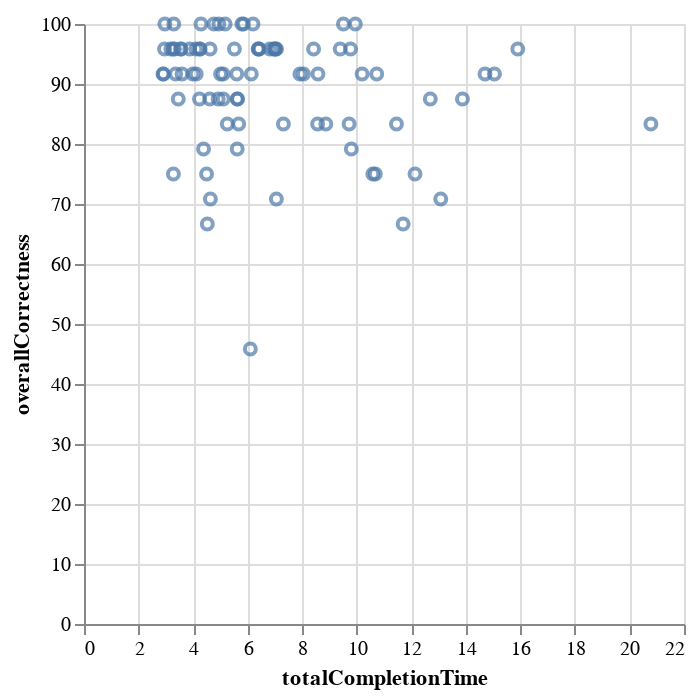

Notebook source saved alongside this figure:
### Markdown cell above
Completion time VS overall correctness

### Code cell
# file_path = './data/final-study.csv'
file_path = './data/final-study.csv'
df = pd.read_csv(file_path)

trial_ids_of_interest = [
    'Covid-Vis-Q1', 'Covid-Text-Q1', 'Covid-Both-Q1',
    'Tennis-Vis-Q1', 'Tennis-Text-Q1', 'Tennis-Both-Q1',
    'Organizations-Vis-Q1', 'Organizations-Text-Q1', 'Organizations-Both-Q1'
]
overall_df = df[df['trialId'].isin(trial_ids_of_interest)]

# print("Only the below trialIds have factual questions:")
# print(overall_df['trialId'].value_counts()/8)
# print(overall_df.shape)

# Converting 'isCorrectlyAnswered' from string to boolean
overall_df['isCorrectlyAnswered'] = overall_df['isCorrectlyAnswered'].apply(lambda x: True if x == 'True' else False if x == 'False' else x)
overallCorrectAnswer_df = overall_df[overall_df['isCorrectlyAnswered'].isin([True, False])]
print(overallCorrectAnswer_df.shape)

# Calculating correctness per participant per condition
overallCorrectAnswer_df['correctAnswerNumeric'] = overallCorrectAnswer_df['isCorrectlyAnswered'].astype(int)  # Convert correctness to numeric (1 for True, 0 for False)
correctness_by_participant = overallCorrectAnswer_df.groupby(['participantId', 'trialId'])['correctAnswerNumeric'].sum()
# print(correctness_by_participant.shape)

# Pivot the table to get a better structure for summing up correctness
correctness_pivot = correctness_by_participant.unstack().fillna(0)

# Calculating the overall correctness percentage per participant (sum the scores and calculate percentage)
correctness_pivot['overallCorrectness'] = (correctness_pivot.sum(axis=1) / 24) * 100

# Select the first occurrence of each trialId per participant for duration calculation
first_occurrence_df = overallCorrectAnswer_df.groupby(['participantId', 'trialId']).first().reset_index()
# print(first_occurrence_df)
# print(first_occurrence_df.shape)

# Calculating the total completion time per participant in minutes by summing the first durations
total_time_by_participant = first_occurrence_df.groupby('participantId')['duration'].sum() / 60000
# print(total_time_by_participant)  # Convert milliseconds to minutes
print(total_time_by_participant.shape)

# Combining correctness and duration into a single DataFrame
summary_df = pd.DataFrame({
    'totalCompletionTime': total_time_by_participant,
    'overallCorrectness': correctness_pivot['overallCorrectness']
})

# added altair version to show simplicity
alt.Chart(summary_df).mark_point().encode(x = 'totalCompletionTime', y='overallCorrectness')

### Figure 1 — Vega-Lite specification as saved in the notebook (floating-point values rounded to 4 significant figures)
{"config": {"view": {"continuousWidth": 300, "continuousHeight": 300}}, "data": {"name": "data-bcf8247cc6ffcaf8c15196ba03966e33"}, "mark": {"type": "point"}, "encoding": {"x": {"field": "totalCompletionTime", "type": "quantitative"}, "y": {"field": "overallCorrectness", "type": "quantitative"}}, "$schema": "https://vega.github.io/schema/vega-lite/v5.20.1.json", "datasets": {"data-bcf8247cc6ffcaf8c15196ba03966e33": [{"totalCompletionTime": 5.631, "overallCorrectness": 87.5}, {"totalCompletionTime": 3.292, "overallCorrectness": 100.0}, {"totalCompletionTime": 4.494, "overallCorrectness": 75.0}, {"totalCompletionTime": 4.612, "overallCorrectness": 87.5}, {"totalCompletionTime": 6.099, "overallCorrectness": 45.83}, {"totalCompletionTime": 8.566, "overallCorrectness": 83.33}, {"totalCompletionTime": 11.7, "overallCorrectness": 66.67}, {"totalCompletionTime": 5.254, "overallCorrectness": 83.33}, {"totalCompletionTime": 6.134, "overallCorrectness": 91.67}, {"totalCompletionTime": 5.514, "overallCorrectness": 95.83}, {"totalCompletionTime": 7.059, "overallCorrectness": 95.83}, {"totalCompletionTime": 5.008, "overallCorrectness": 91.67}, {"totalCompletionTime": 14.7, "overallCorrectness": 91.67}, {"totalCompletionTime": 5.846, "overallCorrectness": 100.0}, {"totalCompletionTime": 8.579, "overallCorrectness": 91.67}, {"totalCompletionTime": 4.258, "overallCorrectness": 95.83}, {"totalCompletionTime": 10.59, "overallCorrectness": 75.0}, {"totalCompletionTime": 7.054, "overallCorrectness": 70.83}, {"totalCompletionTime": 4.383, "overallCorrectness": 79.17}, {"totalCompletionTime": 15.05, "overallCorrectness": 91.67}, {"totalCompletionTime": 4.24, "overallCorrectness": 95.83}, {"totalCompletionTime": 10.68, "overallCorrectness": 75.0}, {"totalCompletionTime": 6.395, "overallCorrectness": 95.83}, {"totalCompletionTime": 3.184, "overallCorrectness": 95.83}, {"totalCompletionTime": 4.289, "overallCorrectness": 100.0}, {"totalCompletionTime": 2.953, "overallCorrectness": 95.83}, {"totalCompletionTime": 9.774, "overallCorrectness": 95.83}, {"totalCompletionTime": 3.595, "overallCorrectness": 91.67}, {"totalCompletionTime": 9.801, "overallCorrectness": 79.17}, {"totalCompletionTime": 4.764, "overallCorrectness": 100.0}, {"totalCompletionTime": 5.672, "overallCorrectness": 83.33}, {"totalCompletionTime": 6.951, "overallCorrectness": 95.83}, {"totalCompletionTime": 5.102, "overallCorrectness": 91.67}, {"totalCompletionTime": 5.789, "overallCorrectness": 100.0}, {"totalCompletionTime": 4.634, "overallCorrectness": 70.83}, {"totalCompletionTime": 7.024, "overallCorrectness": 95.83}, {"totalCompletionTime": 6.813, "overallCorrectness": 95.83}, {"totalCompletionTime": 5.618, "overallCorrectness": 87.5}, {"totalCompletionTime": 3.457, "overallCorrectness": 87.5}, {"totalCompletionTime": 3.278, "overallCorrectness": 75.0}, {"totalCompletionTime": 20.79, "overallCorrectness": 83.33}, {"totalCompletionTime": 3.876, "overallCorrectness": 95.83}, {"totalCompletionTime": 4.114, "overallCorrectness": 91.67}, {"totalCompletionTime": 9.949, "overallCorrectness": 100.0}, {"totalCompletionTime": 5.599, "overallCorrectness": 91.67}, {"totalCompletionTime": 13.08, "overallCorrectness": 70.83}, {"totalCompletionTime": 7.916, "overallCorrectness": 91.67}, {"totalCompletionTime": 8.419, "overallCorrectness": 95.83}, {"totalCompletionTime": 4.945, "overallCorrectness": 100.0}, {"totalCompletionTime": 3.994, "overallCorrectness": 91.67}, {"totalCompletionTime": 9.513, "overallCorrectness": 100.0}, {"totalCompletionTime": 10.73, "overallCorrectness": 91.67}, {"totalCompletionTime": 11.46, "overallCorrectness": 83.33}, {"totalCompletionTime": 4.92, "overallCorrectness": 87.5}, {"totalCompletionTime": 6.991, "overallCorrectness": 95.83}, {"totalCompletionTime": 13.88, "overallCorrectness": 87.5}, {"totalCompletionTime": 5.618, "overallCorrectness": 79.17}, {"totalCompletionTime": 2.914, "overallCorrectness": 91.67}, {"totalCompletionTime": 7.312, "overallCorrectness": 83.33}, {"totalCompletionTime": 3.272, "overallCorrectness": 95.83}, {"totalCompletionTime": 9.395, "overallCorrectness": 95.83}, {"totalCompletionTime": 4.521, "overallCorrectness": 66.67}, {"totalCompletionTime": 6.428, "overallCorrectness": 95.83}, {"totalCompletionTime": 3.315, "overallCorrectness": 95.83}, {"totalCompletionTime": 12.14, "overallCorrectness": 75.0}, {"totalCompletionTime": 8.867, "overallCorrectness": 83.33}, {"totalCompletionTime": 6.197, "overallCorrectness": 100.0}, {"totalCompletionTime": 6.388, "overallCorrectness": 95.83}, {"totalCompletionTime": 3.361, "overallCorrectness": 91.67}, {"totalCompletionTime": 5.107, "overallCorrectness": 87.5}, {"totalCompletionTime": 2.965, "overallCorrectness": 100.0}, {"totalCompletionTime": 10.2, "overallCorrectness": 91.67}, {"totalCompletionTime": 4.623, "overallCorrectness": 95.83}, {"totalCompletionTime": 4.105, "overallCorrectness": 95.83}, {"totalCompletionTime": 4.234, "overallCorrectness": 87.5}, {"totalCompletionTime": 2.898, "overallCorrectness": 91.67}, {"totalCompletionTime": 12.7, "overallCorrectness": 87.5}, {"totalCompletionTime": 3.563, "overallCorrectness": 95.83}, {"totalCompletionTime": 3.54, "overallCorrectness": 95.83}, {"totalCompletionTime": 9.721, "overallCorrectness": 83.33}, {"totalCompletionTime": 8.047, "overallCorrectness": 91.67}, {"totalCompletionTime": 15.91, "overallCorrectness": 95.83}, {"totalCompletionTime": 5.174, "overallCorrectness": 100.0}]}}
